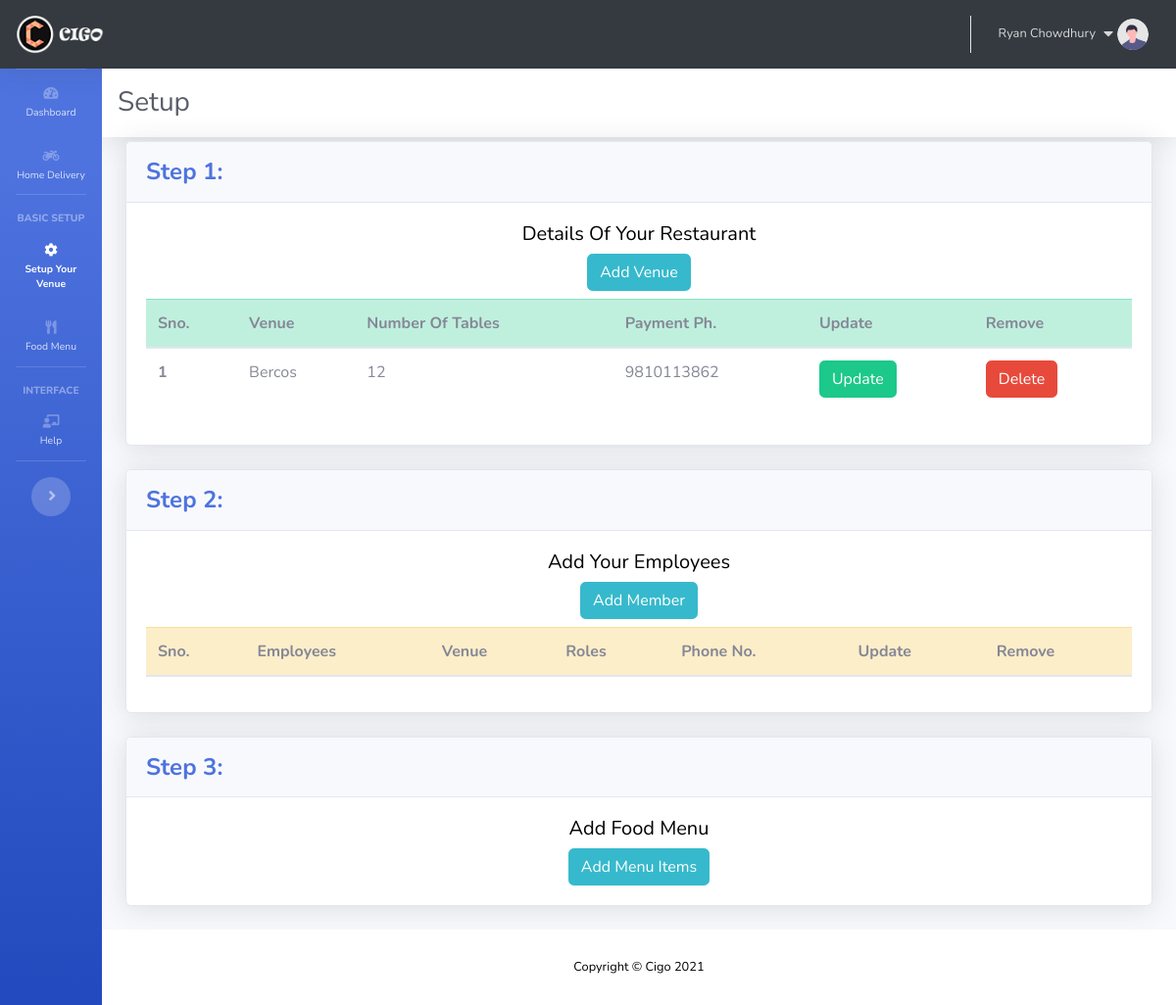
/setup/ (signed in), run on the app's committed database.
### setup/models.py (models this page shows, shortened)
class Venue(models.Model):
	venueid = models.AutoField(primary_key=True)
	venuename = models.CharField(max_length=50)
	owner = models.ForeignKey(User, on_delete=models.CASCADE)
	notables = models.IntegerField(default=0)
	paymentphone = models.CharField(max_length=50, default="0")

### accounts/decorators.py (the view)
		def wrapper_func(request, *args, **kwargs):
			group = None
			if request.user.groups.exists():
				group = request.user.groups.all()[0].name
			if group in allowed_roles:
				return view_func(request, *args, **kwargs)
			else:
				return HttpResponse('You are not allowed')

### dashboard/templatetags/auth_extras.py (called while the page is built)
@register.filter(name='has_group')
def has_group(user, group_name):
    group = Group.objects.get(name=group_name)
    return True if group in user.groups.all() else False

### setup/views.py (called while the page is built)
@login_required(login_url="/home/")
@allowed_users(allowed_roles=['Owner','Admin'])
def setup(request):
	allrestaurants = Venue.objects.filter(owner=request.user)
	allemployee = Employee.objects.filter(owner=request.user)
	details = {'allrestaurants':allrestaurants, 'allemployee':allemployee}
	return render(request,'app/setup/setup.html', details)

### templates/app/setup/setup.html (shortened to what this page needs)
{% extends "app/appbase.html" %}
{% block setupactive %}active{% endblock setupactive %}
{% block pageheading %}
<h1 class="h3 mb-0 text-gray-800 mr-4">Setup</h1>
{% endblock pageheading %}
{% block body %}
<div class="container-fluid">
	<div class="card shadow mb-4">
		<div class="card-header py-3">
			<h4 class="m-0 font-weight-bold text-primary">Step 1:</h4>
		</div>
		<div class="card-body">
			<div>
				<h5 class="text-center "> Details Of Your Restaurant</h5>
			</div>
			<div class="text-center">
				<button type="button" class="btn btn-info" data-toggle="modal" data-target="#newVenueModal">
					Add Venue
				</button>
			</div>
			<div class="table-responsive">
				<table class="table mt-2">
					<thead class="table-success">
						<tr>
							<th scope="col">Sno.</th>
							<th scope="col">Venue</th>
							<th scope="col">Number Of Tables</th>
							<th scope="col">Payment Ph.</th>
							<th scope="col">Update</th>
							<th scope="col">Remove</th>
						</tr>
					</thead>
					<tbody>
						{% for i in allrestaurants %}
						<tr>
							<th scope="row">{{ forloop.counter }}</th>
							<td id="venuename{{i.venueid}}">{{i.venuename}}</td>
							<td id="notables{{i.venueid}}">{{i.notables}}</td>
							<td id="paymentphone{{i.venueid}}">{{i.paymentphone}}</td>
							<td><button id="{{i.venueid}}" type="button" class="btn btn-success updatevenue" data-toggle="modal" data-target="#updateVenueModal">Update</button></td>
							<td><button type="button" id="{{i.venueid}}" class="btn btn-danger deletevenue">Delete</button></td>
						</tr>
						{% endfor %}
					</tbody>
				</table>
			</div>
		</div>
	</div>
</div>
<div class="container-fluid">
	<div class="card shadow mb-4">
		<div class="card-header py-3">
			<h4 class="m-0 font-weight-bold text-primary">Step 2:</h4>
		</div>
		<div class="card-body">
			<div>
				<h5 class="text-center "> Add Your Employees </h5>
			</div>
			<div class="text-center">
				<button type="button" class="btn btn-info" data-toggle="modal" data-target="#signupModal">
					Add Member
				</button>
			</div>
			<div class="table-responsive">
				<table class="table mt-2">
					<thead class="table-warning">
						<tr>
							<th scope="col">Sno.</th>
							<th scope="col">Employees</th>
							<th scope="col">Venue</th>
							<th scope="col">Roles</th>
							<th scope="col">Phone No.</th>
							<th scope="col">Update</th>
							<th scope="col">Remove</th>
						</tr>
					</thead>
				</table>
			</div>
		</div>
	</div>
</div>
<div class="container-fluid">
	<div class="card shadow mb-4">
		<div class="card-header py-3">
			<h4 class="m-0 font-weight-bold text-primary">Step 3:</h4>
		</div>
		<div class="card-body">
			<div>
				<h5 class="text-center "> Add Food Menu</h5>
			</div>
			<div class="text-center">
				<a type="button" class="btn btn-info" href="./menupage">
					Add Menu Items
				</a>
			</div>
		</div>
	</div>
</div>
{% endblock body %}

### templates/app/appbase.html (shortened to what this page needs)
{% load static %}
{% load auth_extras %}
<!DOCTYPE html>
<html lang="en">
<head>
	<link href="{% static 'app/css/all.min.css' %}" rel="stylesheet" type="text/css">
	<link href="{% static 'app/css/sb-admin-2.min.css' %}" rel="stylesheet">
	<link href="{% static 'app/css/dashboard.css' %}" rel="stylesheet">
</head>
<body id="page-top">
	<nav class="navbar navbar-expand navbar-dark bg-black topbar shadow" style="background-color: #343a40;">
		<a class="navbar-brand" href="/home"><img class="img-profile " src="{% static 'home/img/logohome.png' %}" style="width:90px;height:40px;"></a>
		<ul class="navbar-nav ml-auto">
			{% if user.is_authenticated %}
			<li class="nav-item dropdown no-arrow">
				<a class="nav-link dropdown-toggle" href="#" id="userDropdown" role="button" data-toggle="dropdown" aria-haspopup="true" aria-expanded="false">
					<span class="mr-2 d-none d-lg-inline small">{{request.user.first_name}}</span>
					<span><i class="fas fa-caret-down mr-1"></i></span>
					<img class="img-profile rounded-circle" src="{% static 'app/img/undraw_profile.svg' %}">
				</a>
			</li>
			{% endif %}
		</ul>
	</nav>
	<div class="bg">
		<div id="wrapper">
			<ul class="navbar-nav bg-gradient-primary sidebar sidebar-dark accordion toggled" id="accordionSidebar">
				<hr class="sidebar-divider my-0">
				<li class="nav-item {% block dashboardactive %}{% endblock dashboardactive %}">
					<a class="nav-link" href="/dashboard/">
						<i class="fas fa-fw fa-tachometer-alt"></i>
						<span>Dashboard</span></a>
				</li>
				<li class="nav-item {% block homedelactive %}{% endblock homedelactive %}">
					<a class="nav-link" href="/deliverydashboard/">
						<i class="fas fa-motorcycle"></i>
						<span>Home Delivery</span></a>
				</li>
				<hr class="sidebar-divider">
				{% if request.user|has_group:"Owner" %}
				<div class="sidebar-heading">
					Basic Setup
				</div>
				<li class="nav-item {% block setupactive %}{% endblock setupactive %}">
					<a class="nav-link collapsed" href="#" data-toggle="collapse" data-target="#collapseTwo" aria-expanded="true" aria-controls="collapseTwo">
						<i class="fas fa-fw fa-cog"></i>
						<span>Setup Your Venue</span>
					</a>
				</li>
				<li class="nav-item {% block menuactive %}{% endblock menuactive %}">
					<a class="nav-link collapsed" href="#" data-toggle="collapse" data-target="#collapseUtilities" aria-expanded="true" aria-controls="collapseUtilities">
						<i class="fas fa-fw fa-utensils"></i>
						<span>Food Menu</span>
					</a>
				</li>
				<hr class="sidebar-divider">
				<div class="sidebar-heading">
					Interface
				</div>
				<li class="nav-item {% block helpactive %}{% endblock helpactive %}">
					<a class="nav-link collapsed" href="#" data-toggle="collapse" data-target="#collapseHelp" aria-expanded="true" aria-controls="collapseHelp">
						<i class="fas fa-chalkboard-teacher"></i>
						<span>Help</span>
					</a>
				</li>
				<hr class="sidebar-divider d-none d-md-block">
				{% endif %}
				<div class="text-center d-none d-md-inline">
					<button class="rounded-circle border-0" id="sidebarToggle"></button>
				</div>
			</ul>
			<div id="content-wrapper" class="d-flex flex-column">
				<nav class="navbar navbar-expand-xl navbar-light bg-white topbar mb-1 shadow">
					{% block pageheading %}
					{% endblock pageheading %}
				</nav>
				{% block body %}
				{% endblock body %}
				<footer class="sticky-footer bg-white">
					<div class="container my-auto">
						<div class="copyright text-center my-auto">
							<span>Copyright &copy; Cigo 2021</span>
						</div>
					</div>
				</footer>
			</div>
		</div>
	</div>
</body>
</html>

### static/app/css/dashboard.css (style rules this page uses)
.bg { background-color: white; background-repeat: no-repeat; background-size: cover; color: black; }
html { scroll-behavior: smooth; }

### data on the page
Venue: venuename "Bercos", notables "12", paymentphone "9810113862"

### other printed values
{{ request.user.first_name }} "Ryan Chowdhury"
